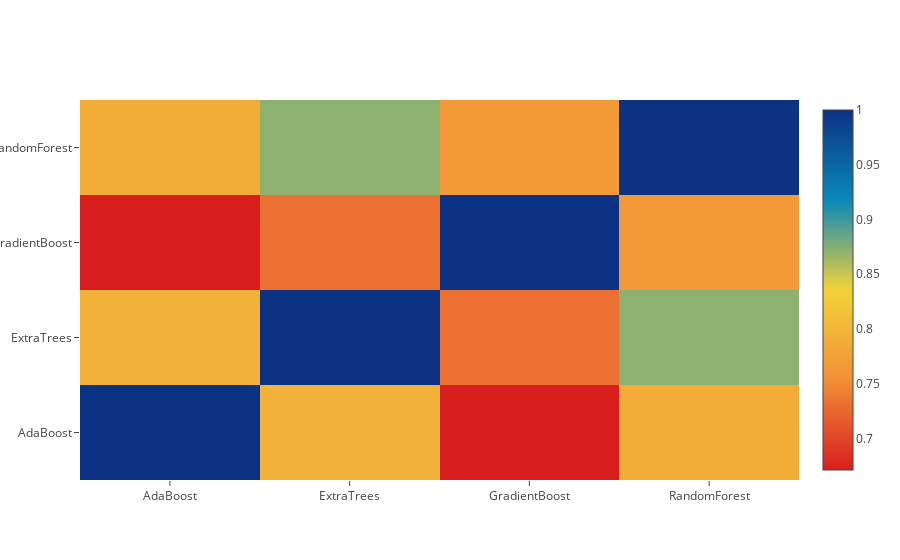

Here is the notebook cell this chart was saved with:
### Markdown cell above
**Correlation Heatmap of the Second Level Training set**

### Code cell
data = [
    go.Heatmap(
        z= base_predictions_train.astype(float).corr().values ,
        x=base_predictions_train.columns.values,
        y= base_predictions_train.columns.values,
          colorscale='Portland',
            showscale=True,
            reversescale = True
    )
]
py.iplot(data, filename='labelled-heatmap')

### Figure 1 — Plotly figure (JSON) as saved in the notebook; plotly's stock layout.template omitted (floating-point values rounded to 4 significant figures)
{"data": [{"colorscale": "Portland", "reversescale": true, "showscale": true, "type": "heatmap", "x": ["AdaBoost", "ExtraTrees", "GradientBoost", "RandomForest"], "y": ["AdaBoost", "ExtraTrees", "GradientBoost", "RandomForest"], "z": [[1, 0.7947, 0.6711, 0.7892], [0.7947, 1, 0.731, 0.8712], [0.6711, 0.731, 1, 0.7653], [0.7892, 0.8712, 0.7653, 1]]}], "layout": {}}
